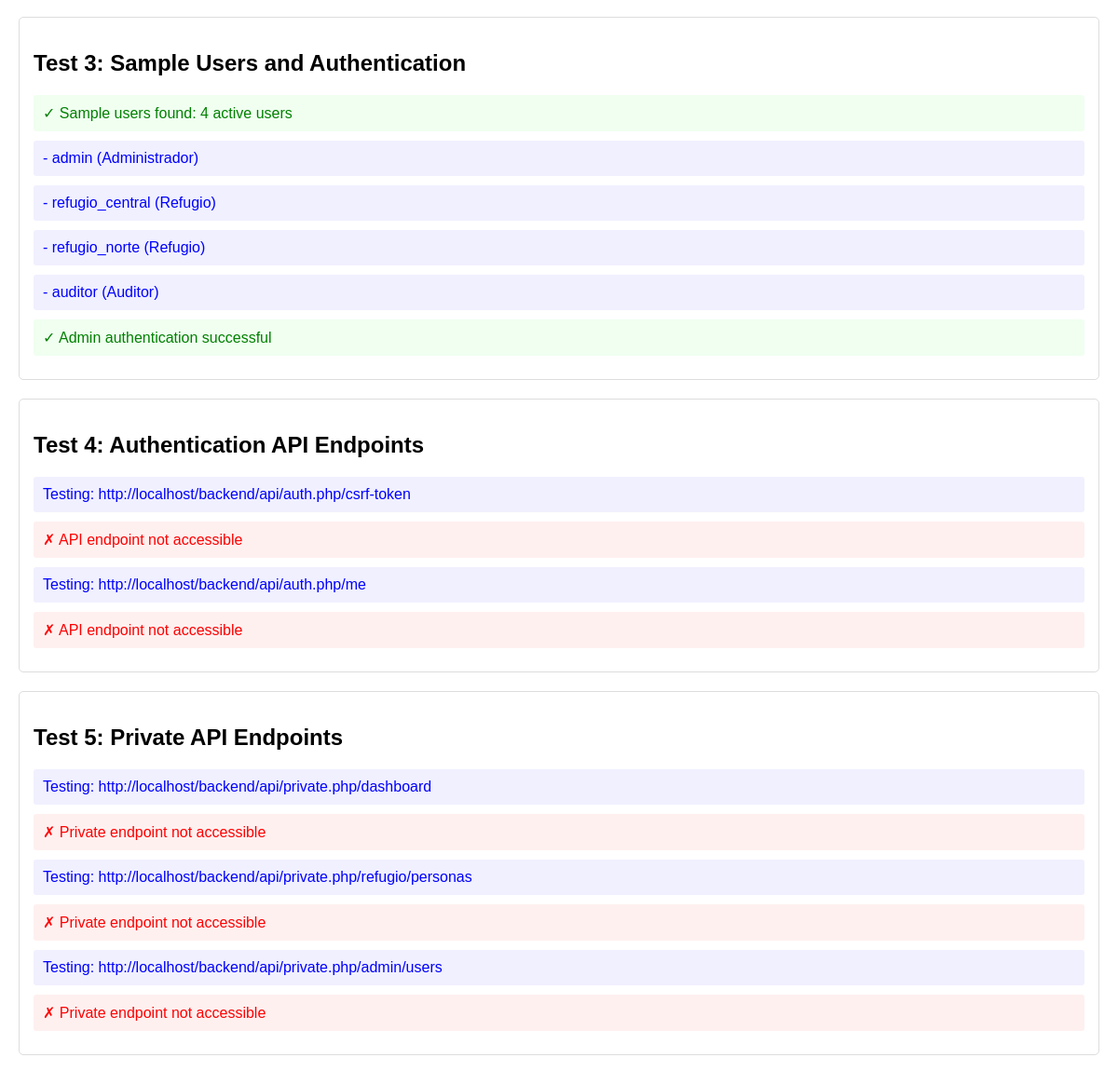
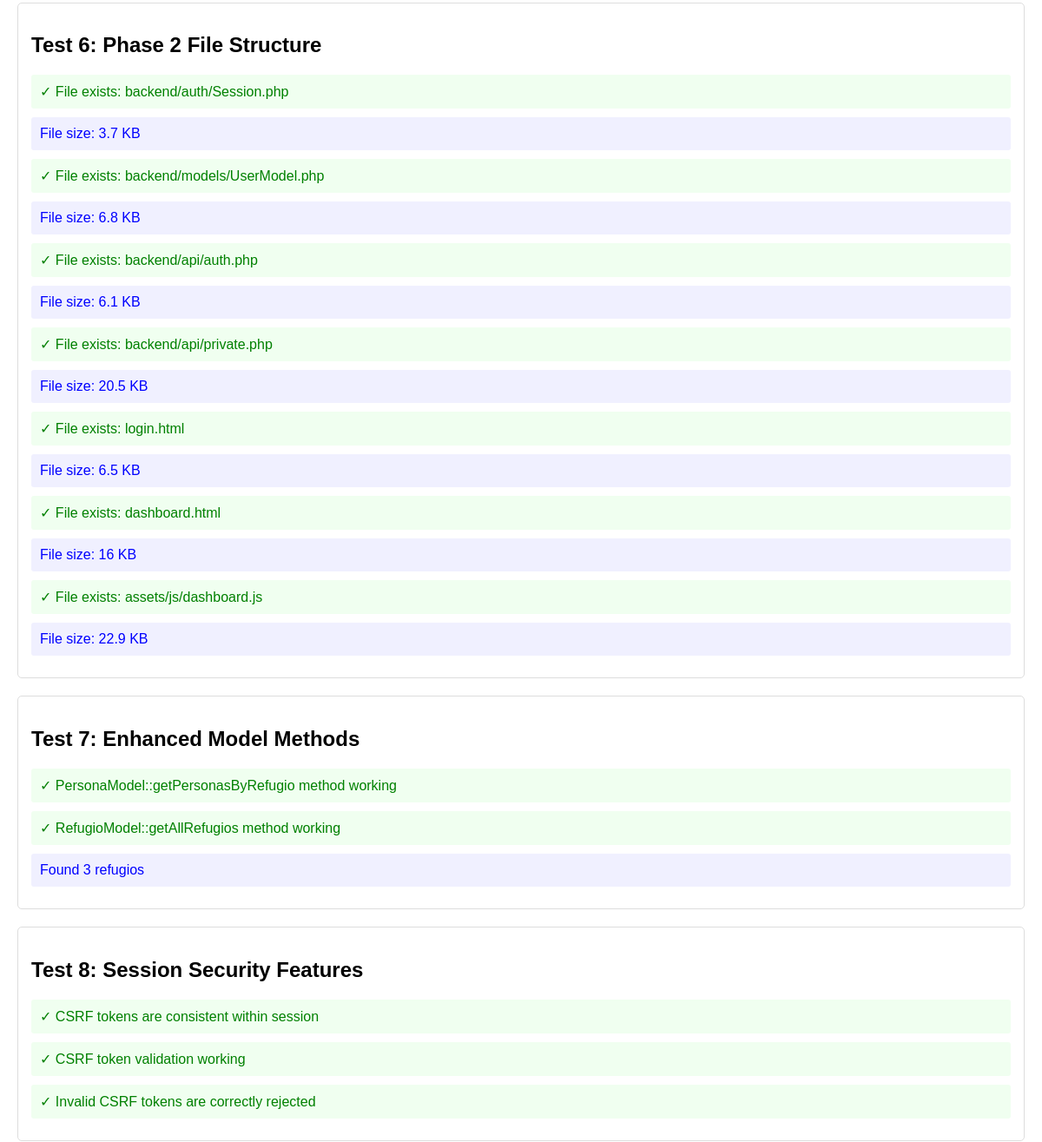
The app's page /phase2_test.php (middle part), older data (2 pictures, top to bottom).
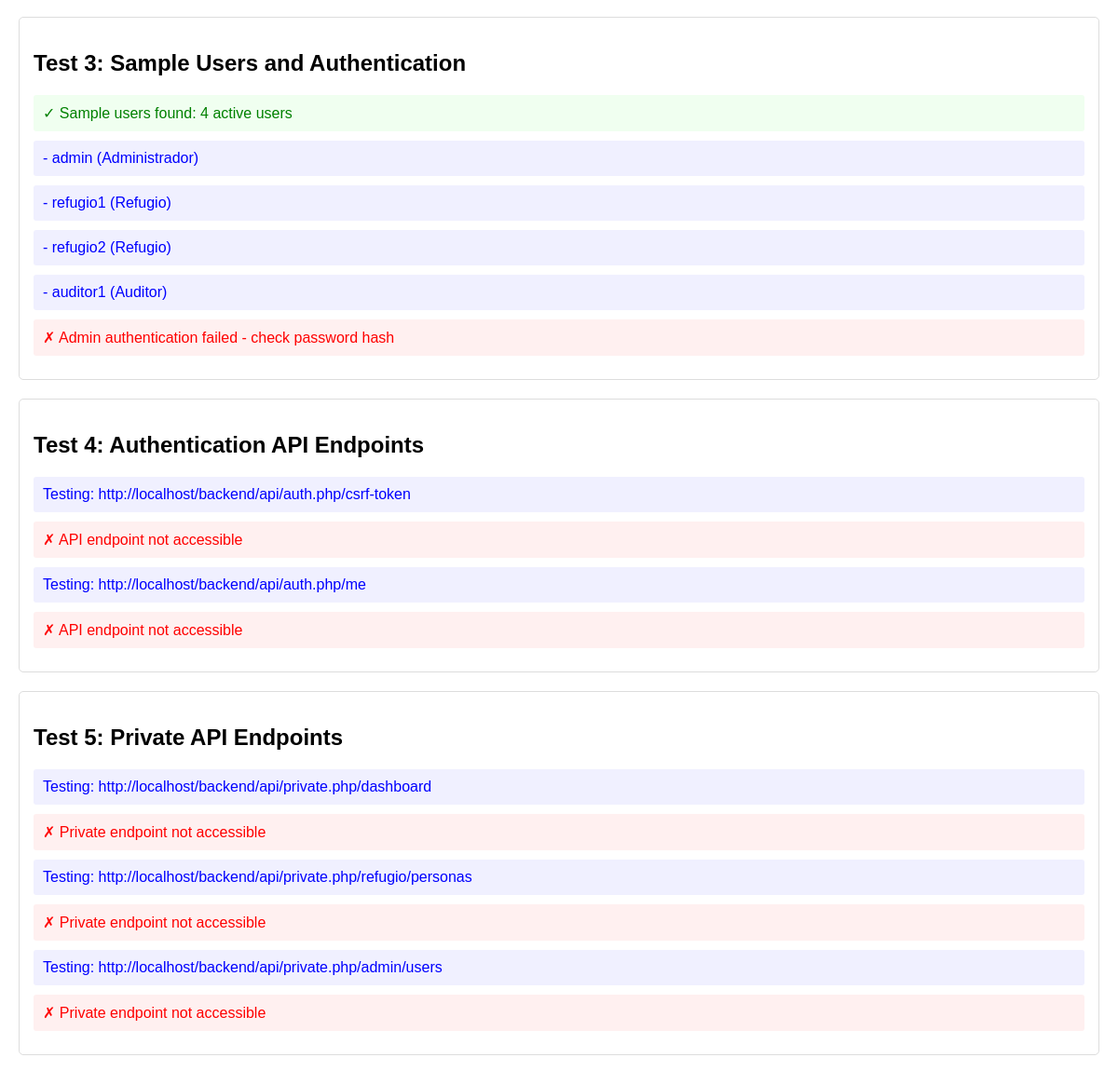
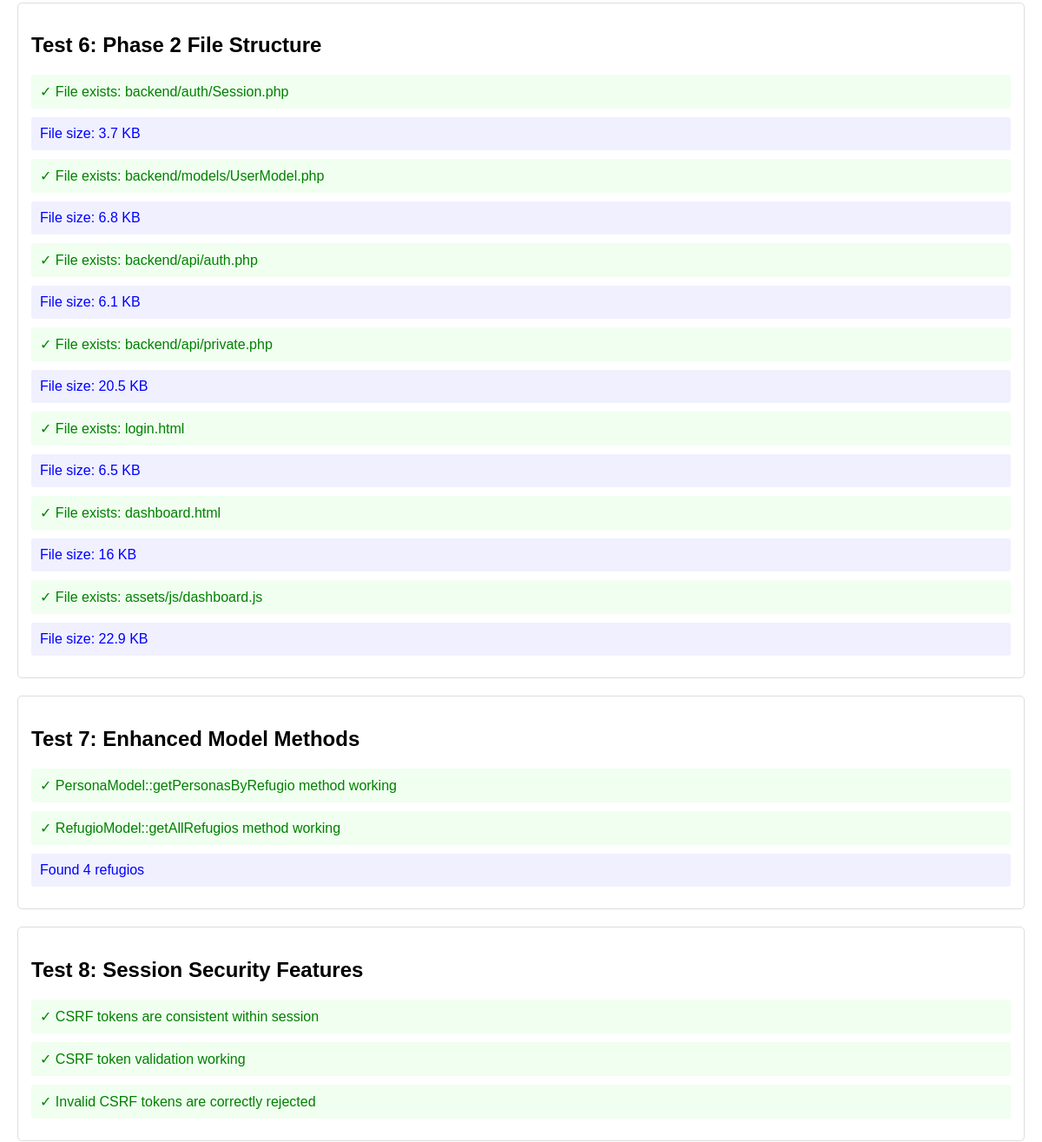
The same page, newer data (2 pictures, top to bottom).
### tables this page shows
CREATE TABLE Usuarios (
    usuario_id INT AUTO_INCREMENT PRIMARY KEY,
    username VARCHAR(100) NOT NULL UNIQUE,
    password_hash VARCHAR(255) NOT NULL,
    rol ENUM('Administrador','Refugio','Auditor') NOT NULL,
    refugio_id INT NULL,
    nombre_mostrado VARCHAR(150) NOT NULL,
    activo BOOLEAN NOT NULL DEFAULT TRUE,
    creado_en DATETIME NOT NULL DEFAULT CURRENT_TIMESTAMP,
    ultimo_login DATETIME NULL,
    FOREIGN KEY (refugio_id) REFERENCES Refugios(refugio_id) ON DELETE SET NULL
);

### backend/config/database.php (called while the page is built, shortened)
<?php
class Database {
    private static $instance = null;
    private $connection;
    private function __construct() {
        $host = $_ENV['DB_HOST'];
        $db = $_ENV['DB_NAME'];
        $user = $_ENV['DB_USER'];
        $pass = $_ENV['DB_PASS'];
        $charset = $_ENV['DB_CHARSET'] ?? 'utf8mb4';
        $dsn = "mysql:host=$host;dbname=$db;charset=$charset";
        $options = [
            PDO::ATTR_ERRMODE            => PDO::ERRMODE_EXCEPTION,
            PDO::ATTR_DEFAULT_FETCH_MODE => PDO::FETCH_ASSOC,
            PDO::ATTR_EMULATE_PREPARES   => false,
        ];
        try {
            $this->connection = new PDO($dsn, $user, $pass, $options);
        } catch (PDOException $e) {
            throw new PDOException($e->getMessage(), (int)$e->getCode());
        }
    }
    public static function getInstance() {
        if (self::$instance === null) {
            self::$instance = new self();
        }
        return self::$instance;
    }
    public function getConnection() {
        return $this->connection;
    }
}

### backend/models/UserModel.php (called while the page is built, shortened)
<?php
require_once __DIR__ . '/../config/database.php';
class UserModel {
    private $db;
    public function __construct() {
        $this->db = Database::getInstance()->getConnection();
    }
    public function authenticate($username, $password) {
        try {
            $stmt = $this->db->prepare("
                SELECT usuario_id, username, password_hash, rol, refugio_id, nombre_mostrado, activo
                FROM Usuarios
                WHERE username = ? AND activo = TRUE
            ");
            $stmt->execute([$username]);
            $user = $stmt->fetch(PDO::FETCH_ASSOC);
            if ($user && password_verify($password, $user['password_hash'])) {
                $this->updateLastLogin($user['usuario_id']);
                return $user;
            }
            return false;
        } catch (PDOException $e) {
            error_log("Authentication error: " . $e->getMessage());
            return false;
        }
    }
    public function updateLastLogin($userId) {
        try {
            $stmt = $this->db->prepare("UPDATE Usuarios SET ultimo_login = NOW() WHERE usuario_id = ?");
            $stmt->execute([$userId]);
        } catch (PDOException $e) {
            error_log("Update last login error: " . $e->getMessage());
        }
    }
}

### backend/models/RefugioModel.php (called while the page is built, shortened)
<?php
require_once __DIR__ . '/../config/database.php';
class RefugioModel {
    private $db;
    public function __construct() {
        $this->db = Database::getInstance()->getConnection();
    }
    public function getAllRefugios() {
        try {
            $stmt = $this->db->query("SELECT * FROM vw_public_refugios ORDER BY nombre_refugio");
            return $stmt->fetchAll(PDO::FETCH_ASSOC);
        } catch (PDOException $e) {
            error_log("Get all refugios error: " . $e->getMessage());
            return [];
        }
    }
}

### backend/auth/Session.php (called while the page is built, shortened)
<?php
class Session {
    private static $instance = null;
    public static function getInstance() {
        if (self::$instance === null) {
            self::$instance = new self();
        }
        return self::$instance;
    }
    public function get($key, $default = null) {
        return $_SESSION[$key] ?? $default;
    }
    public function has($key) {
        return isset($_SESSION[$key]);
    }
    public function generateCSRFToken() {
        return $this->get('csrf_token');
    }
    public function validateCSRFToken($token) {
        return hash_equals($this->get('csrf_token', ''), $token);
    }
}

### phase2_test.php (the view, shortened to what this page needs)
<?php
try {
    require_once __DIR__ . '/backend/config/database.php';
    $db = Database::getInstance()->getConnection();
} catch (Exception $e) {
    echo "<div class='test-result error'>✗ Database connection failed: " . $e->getMessage() . "</div>";
}
try {
    require_once __DIR__ . '/backend/auth/Session.php';
    $session = Session::getInstance();
} catch (Exception $e) {
    echo "<div class='test-result error'>✗ Session class error: " . $e->getMessage() . "</div>";
}
try {
    require_once __DIR__ . '/backend/models/UserModel.php';
    $userModel = new UserModel();
} catch (Exception $e) {
    echo "<div class='test-result error'>✗ UserModel error: " . $e->getMessage() . "</div>";
}
echo "<div class='test-section'>";
echo "<h2>Test 3: Sample Users and Authentication</h2>";
try {
    $stmt = $db->query("SELECT username, rol, activo FROM Usuarios WHERE activo = TRUE");
    $users = $stmt->fetchAll(PDO::FETCH_ASSOC);
    if (count($users) > 0) {
        echo "<div class='test-result success'>✓ Sample users found: " . count($users) . " active users</div>";
        foreach ($users as $user) {
            echo "<div class='test-result info'>- {$user['username']} ({$user['rol']})</div>";
        }
        $testAuth = $userModel->authenticate('admin', 'password');
        if ($testAuth && $testAuth['rol'] === 'Administrador') {
            echo "<div class='test-result success'>✓ Admin authentication successful</div>";
        } else {
            echo "<div class='test-result error'>✗ Admin authentication failed - check password hash</div>";
        }
    } else {
        echo "<div class='test-result error'>✗ No sample users found - database may need sample data</div>";
    }
} catch (Exception $e) {
    echo "<div class='test-result error'>✗ Sample users test error: " . $e->getMessage() . "</div>";
}
echo "</div>";
echo "<div class='test-section'>";
echo "<h2>Test 4: Authentication API Endpoints</h2>";
$base_url = 'http://' . $_SERVER['HTTP_HOST'];
$auth_endpoints = [
    '/backend/api/auth.php/csrf-token',
    '/backend/api/auth.php/me'
];
foreach ($auth_endpoints as $endpoint) {
    $url = $base_url . $endpoint;
    echo "<div class='test-result info'>Testing: $url</div>";
    $context = stream_context_create([
        'http' => [
            'timeout' => 10,
            'method' => 'GET',
            'header' => 'Accept: application/json'
        ]
    ]);
    $response = @file_get_contents($url, false, $context);
    if ($response !== false) {
        $data = json_decode($response, true);
        if (json_last_error() === JSON_ERROR_NONE) {
            echo "<div class='test-result success'>✓ API endpoint responding with valid JSON</div>";
            if (isset($data['success']) || isset($data['error'])) {
                echo "<div class='test-result success'>✓ Response has expected structure</div>";
            }
        } else {
            echo "<div class='test-result error'>✗ Invalid JSON response</div>";
        }
    } else {
        echo "<div class='test-result error'>✗ API endpoint not accessible</div>";
    }
}
echo "</div>";
echo "<div class='test-section'>";
echo "<h2>Test 5: Private API Endpoints</h2>";
$private_endpoints = [
    '/backend/api/private.php/dashboard',
    '/backend/api/private.php/refugio/personas',
    '/backend/api/private.php/admin/users'
];
foreach ($private_endpoints as $endpoint) {
    $url = $base_url . $endpoint;
    echo "<div class='test-result info'>Testing: $url</div>";
    $context = stream_context_create([
        'http' => [
            'timeout' => 10,
            'method' => 'GET',
            'header' => 'Accept: application/json'
        ]
    ]);
    $response = @file_get_contents($url, false, $context);
    if ($response !== false) {
        $data = json_decode($response, true);
        if (json_last_error() === JSON_ERROR_NONE && isset($data['error']) && strpos($data['error'], 'autenticado') !== false) {
            echo "<div class='test-result success'>✓ Private endpoint correctly requires authentication</div>";
        } else {
            echo "<div class='test-result error'>✗ Private endpoint not properly protected</div>";
        }
    } else {
        $is_401 = false;
        if ($is_401) {
            echo "<div class='test-result success'>✓ Private endpoint returns 401 (authentication required)</div>";
        } else {
            echo "<div class='test-result error'>✗ Private endpoint not accessible</div>";
        }
    }
}
echo "</div>";
echo "<div class='test-section'>";
echo "<h2>Test 6: Phase 2 File Structure</h2>";
$required_files = [
    'backend/auth/Session.php',
    'backend/models/UserModel.php',
    'backend/api/auth.php',
    'backend/api/private.php',
    'login.html',
    'dashboard.html',
    'assets/js/dashboard.js'
];
foreach ($required_files as $file) {
    if (file_exists(__DIR__ . '/' . $file)) {
        echo "<div class='test-result success'>✓ File exists: $file</div>";
        $size = filesize(__DIR__ . '/' . $file);
        if ($size > 100) {
            echo "<div class='test-result info'>  File size: " . round($size/1024, 1) . " KB</div>";
        } else {
            echo "<div class='test-result error'>  Warning: File seems too small ($size bytes)</div>";
        }
    } else {
        echo "<div class='test-result error'>✗ File missing: $file</div>";
    }
}
echo "</div>";
echo "<div class='test-section'>";
echo "<h2>Test 7: Enhanced Model Methods</h2>";
try {
    $personaModel = new PersonaModel();
    $result = $personaModel->getPersonasByRefugio(1, null, 5, 0);
    if (isset($result['success'])) {
        echo "<div class='test-result success'>✓ PersonaModel::getPersonasByRefugio method working</div>";
    } else {
        echo "<div class='test-result error'>✗ PersonaModel::getPersonasByRefugio method not working</div>";
    }
} catch (Exception $e) {
    echo "<div class='test-result error'>✗ PersonaModel enhanced methods error: " . $e->getMessage() . "</div>";
}
try {
    $refugioModel = new RefugioModel();
    $refugios = $refugioModel->getAllRefugios();
    if (is_array($refugios)) {
        echo "<div class='test-result success'>✓ RefugioModel::getAllRefugios method working</div>";
        echo "<div class='test-result info'>Found " . count($refugios) . " refugios</div>";
    } else {
        echo "<div class='test-result error'>✗ RefugioModel::getAllRefugios method not working</div>";
    }
} catch (Exception $e) {
    echo "<div class='test-result error'>✗ RefugioModel enhanced methods error: " . $e->getMessage() . "</div>";
}
echo "</div>";
echo "<div class='test-section'>";
echo "<h2>Test 8: Session Security Features</h2>";
try {
    $token1 = $session->generateCSRFToken();
    $token2 = $session->generateCSRFToken();
    if ($token1 === $token2) {
        echo "<div class='test-result success'>✓ CSRF tokens are consistent within session</div>";
    } else {
        echo "<div class='test-result error'>✗ CSRF tokens are not consistent</div>";
    }
    if ($session->validateCSRFToken($token1)) {
        echo "<div class='test-result success'>✓ CSRF token validation working</div>";
    } else {
        echo "<div class='test-result error'>✗ CSRF token validation failed</div>";
    }
    if (!$session->validateCSRFToken('invalid_token_123')) {
        echo "<div class='test-result success'>✓ Invalid CSRF tokens are correctly rejected</div>";
    } else {
        echo "<div class='test-result error'>✗ Invalid CSRF tokens are not being rejected</div>";
    }
} catch (Exception $e) {
    echo "<div class='test-result error'>✗ Session security test error: " . $e->getMessage() . "</div>";
}
echo "</div>";
?>

### phase2_test.php (style rules this page uses)
.test-section { margin: 20px 0; padding: 15px; border: 1px solid #ddd; border-radius: 5px; }
.success { color: green; background-color: #f0fff0; }
.error { color: red; background-color: #fff0f0; }
.info { color: blue; background-color: #f0f0ff; }
.test-result { margin: 10px 0; padding: 10px; border-radius: 3px; }

Row changes from the older to the newer data that the page shows:
changed usuarios: username "refugio_central" → "refugio1"
changed usuarios: username "refugio_norte" → "refugio2"
changed usuarios "Auditor": username "auditor" → "auditor1"
Text that changed along with them:
count($refugios): "3" → "4"
text no longer shown: "✓ Admin authentication successful"
text now shown: "✗ Admin authentication failed - check password hash"
